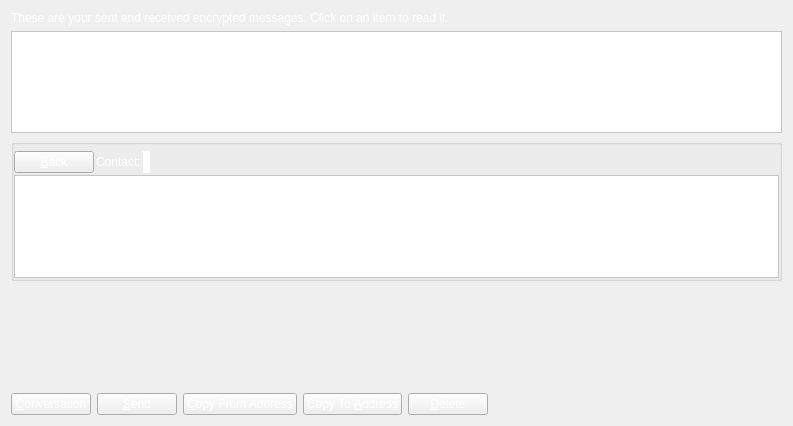
<?xml version="1.0" encoding="UTF-8"?>
<ui version="4.0">
 <class>MessagePage</class>
 <widget class="QWidget" name="MessagePage">
  <property name="geometry">
   <rect>
    <x>0</x>
    <y>0</y>
    <width>793</width>
    <height>426</height>
   </rect>
  </property>
  <property name="windowTitle">
   <string>Address Book</string>
  </property>
  <property name="styleSheet">
   <string notr="true">background:url(:/images/background3);
color: rgb(255, 255, 255);</string>
  </property>
  <layout class="QVBoxLayout" name="verticalLayout_2">
   <item>
    <widget class="QLabel" name="labelExplanation">
     <property name="text">
      <string>These are your sent and received encrypted messages. Click on an item to read it.</string>
     </property>
     <property name="textFormat">
      <enum>Qt::PlainText</enum>
     </property>
     <property name="wordWrap">
      <bool>true</bool>
     </property>
    </widget>
   </item>
   <item>
    <widget class="QTableView" name="tableView">
     <property name="contextMenuPolicy">
      <enum>Qt::CustomContextMenu</enum>
     </property>
     <property name="toolTip">
      <string>Click on a message to view it</string>
     </property>
     <property name="styleSheet">
      <string notr="true">background: rgb(255, 255, 255);
color: rgb(0, 0, 0);</string>
     </property>
     <property name="tabKeyNavigation">
      <bool>false</bool>
     </property>
     <property name="alternatingRowColors">
      <bool>true</bool>
     </property>
     <property name="selectionMode">
      <enum>QAbstractItemView::SingleSelection</enum>
     </property>
     <property name="selectionBehavior">
      <enum>QAbstractItemView::SelectRows</enum>
     </property>
     <property name="sortingEnabled">
      <bool>true</bool>
     </property>
     <attribute name="verticalHeaderVisible">
      <bool>false</bool>
     </attribute>
    </widget>
   </item>
   <item>
    <layout class="QVBoxLayout" name="verticalLayout">
     <item>
      <widget class="QGroupBox" name="messageDetails">
       <property name="title">
        <string/>
       </property>
       <layout class="QVBoxLayout" name="verticalLayout_4">
        <property name="spacing">
         <number>2</number>
        </property>
        <property name="leftMargin">
         <number>0</number>
        </property>
        <property name="topMargin">
         <number>6</number>
        </property>
        <property name="rightMargin">
         <number>0</number>
        </property>
        <property name="bottomMargin">
         <number>0</number>
        </property>
        <item>
         <layout class="QHBoxLayout" name="horizontalLayout_3">
          <item>
           <widget class="QPushButton" name="backButton">
            <property name="text">
             <string>&amp;Back</string>
            </property>
            <property name="icon">
             <iconset resource="../bitcoin.qrc">
              <normaloff>:/icons/quit</normaloff>:/icons/quit</iconset>
            </property>
           </widget>
          </item>
          <item>
           <widget class="QLabel" name="labelContact">
            <property name="text">
             <string>Contact:</string>
            </property>
           </widget>
          </item>
          <item>
           <widget class="QLabel" name="contactLabel">
            <property name="styleSheet">
             <string notr="true">background:rgb(255, 255, 255);
color:rgb(0, 0, 0);</string>
            </property>
            <property name="text">
             <string/>
            </property>
           </widget>
          </item>
          <item>
           <spacer name="horizontalSpacer_3">
            <property name="orientation">
             <enum>Qt::Horizontal</enum>
            </property>
            <property name="sizeHint" stdset="0">
             <size>
              <width>40</width>
              <height>20</height>
             </size>
            </property>
           </spacer>
          </item>
         </layout>
        </item>
        <item>
         <widget class="QListView" name="listConversation">
          <property name="styleSheet">
           <string notr="true">
background: rgb(255, 255, 255);
color: rgb(0, 0, 0);
</string>
          </property>
         </widget>
        </item>
        <item>
         <layout class="QVBoxLayout" name="verticalLayout_3"/>
        </item>
       </layout>
      </widget>
     </item>
     <item>
      <widget class="MRichTextEdit" name="messageEdit" native="true">
       <property name="minimumSize">
        <size>
         <width>0</width>
         <height>100</height>
        </size>
       </property>
      </widget>
     </item>
     <item>
      <layout class="QHBoxLayout" name="horizontalLayout">
       <item>
        <widget class="QPushButton" name="newButton">
         <property name="text">
          <string>&amp;Conversation</string>
         </property>
         <property name="icon">
          <iconset resource="../bitcoin.qrc">
           <normaloff>:/icons/add</normaloff>:/icons/add</iconset>
         </property>
        </widget>
       </item>
       <item>
        <widget class="QPushButton" name="sendButton">
         <property name="toolTip">
          <string>Sign a message to prove you own a Ducat address</string>
         </property>
         <property name="text">
          <string>&amp;Send</string>
         </property>
         <property name="icon">
          <iconset resource="../bitcoin.qrc">
           <normaloff>:/icons/send</normaloff>:/icons/send</iconset>
         </property>
        </widget>
       </item>
       <item>
        <widget class="QPushButton" name="copyFromAddressButton">
         <property name="toolTip">
          <string>Copy the currently selected address to the system clipboard</string>
         </property>
         <property name="text">
          <string>&amp;Copy From Address</string>
         </property>
         <property name="icon">
          <iconset resource="../bitcoin.qrc">
           <normaloff>:/icons/editcopy</normaloff>:/icons/editcopy</iconset>
         </property>
        </widget>
       </item>
       <item>
        <widget class="QPushButton" name="copyToAddressButton">
         <property name="toolTip">
          <string>Copy the currently selected address to the system clipboard</string>
         </property>
         <property name="text">
          <string>Copy To &amp;Address</string>
         </property>
         <property name="icon">
          <iconset resource="../bitcoin.qrc">
           <normaloff>:/icons/editcopy</normaloff>:/icons/editcopy</iconset>
         </property>
        </widget>
       </item>
       <item>
        <widget class="QPushButton" name="deleteButton">
         <property name="toolTip">
          <string>Delete the currently selected address from the list</string>
         </property>
         <property name="layoutDirection">
          <enum>Qt::LeftToRight</enum>
         </property>
         <property name="text">
          <string>&amp;Delete</string>
         </property>
         <property name="icon">
          <iconset resource="../bitcoin.qrc">
           <normaloff>:/icons/remove</normaloff>:/icons/remove</iconset>
         </property>
        </widget>
       </item>
       <item>
        <spacer name="horizontalSpacer">
         <property name="orientation">
          <enum>Qt::Horizontal</enum>
         </property>
         <property name="sizeHint" stdset="0">
          <size>
           <width>40</width>
           <height>20</height>
          </size>
         </property>
        </spacer>
       </item>
      </layout>
     </item>
    </layout>
   </item>
  </layout>
 </widget>
 <customwidgets>
  <customwidget>
   <class>MRichTextEdit</class>
   <extends>QWidget</extends>
   <header>mrichtextedit.h</header>
   <container>1</container>
  </customwidget>
 </customwidgets>
 <resources>
  <include location="../bitcoin.qrc"/>
 </resources>
 <connections/>
</ui>
